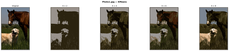
#> input picture ML/K-Means and GMM Image Segmentation/outputs/Photo1.jpg_kmeans_strip.png, 229 x 51 px, shrunk from 3340 x 742 before the run, given as the content of the folder images, which was not available
$ python main.py
#> lines starting #> are read from the running program, lines starting #| are printed output that depends on the picture; pictures that were not available may be replaced by others from this repository, and a replacement may not be noted
### ML/K-Means and GMM Image Segmentation/util.py
import numpy as np
from skimage import io
# Utility functions for image loading, preprocessing, and reconstruction
def load_image(path):
#> called with path = 'images/Photo1.jpg_kmeans_strip.png'
    image = io.imread(path)
#> image is the input picture: shape (51, 229, 4); mean R, G, B, A 159.2, 155.4, 146.8, 255
    image = image[:, :, :3]
#> image: shape (51, 229, 3)
    return image

def preprocess_image(image):

    h, w, c = image.shape #getting height, width and channels of the image
#> h = 51; w = 229; c = 3

    pixels = image.reshape(-1, 3).astype(np.float64)

    # Normalize [0,1]
    pixels /= 255.0

    return pixels, h, w

def reconstruct_image(labels, centroids, h, w):
    #reconstructing segmented image from labels and centroids
    #beacause we need to convert the 1D labels back to the original image shape and assign the corresponding centroid color to each pixel

    segmented = centroids[labels]

    segmented = segmented.reshape(h, w, 3)

    # Convert back from [0,1] to [0,255]
    segmented = segmented * 255.0

    segmented = np.clip(segmented, 0, 255)

    return segmented.astype(np.uint8)

### ML/K-Means and GMM Image Segmentation/kmeans.py
import numpy as np

class KMeans:
    def __init__(self, K=3, max_iters=100):
        self.K = K#number of clusters
        self.max_iters = max_iters
    #inilizing function for kmeans
    def initialize_centroids(self, X):
        indices = np.random.choice(X.shape[0], self.K, replace=False)
        return X[indices]
    #assigning clusters for kmeans
    def assign_clusters(self, X, centroids):
        distances = np.linalg.norm(
            X[:, np.newaxis] - centroids,
            axis=2
        )

        return np.argmin(distances, axis=1)
    #updating centroids for kmeans
    def update_centroids(self, X, labels):
        centroids = np.array([
            X[labels == k].mean(axis=0)
            for k in range(self.K)
        ])

        return centroids
    #fitting function
    def fit(self, X):
        centroids = self.initialize_centroids(X)

        for _ in range(self.max_iters):
            labels = self.assign_clusters(X, centroids)

            new_centroids = self.update_centroids(X, labels)

            if np.allclose(centroids, new_centroids):
                break

            centroids = new_centroids

        self.centroids = centroids
        self.labels = labels

        return labels, centroids

### ML/K-Means and GMM Image Segmentation/gmm.py
import numpy as np

class GMM:
    def __init__(self, K=3, max_iters=50):
        self.K = K
        self.max_iters = max_iters

    def initialize(self, X):#inilizing function for gmm
        N, D = X.shape

        indices = np.random.choice(N, self.K, replace=False)

        self.means = X[indices]

        self.covariances = np.array([
            np.eye(D) for _ in range(self.K)
        ])

        self.weights = np.ones(self.K) / self.K

    def gaussian(self, X, mean, covariance):#computing gaussian distribution for gmm

        D = X.shape[1]

        # Stabilize covariance matrix
        covariance += 1e-6 * np.eye(D)

        cov_inv = np.linalg.inv(covariance)

        cov_det = np.linalg.det(covariance)

        # Prevent invalid determinant to prevent divide-by-zero,
        # Bfore it resulted in black images due to NaN values in responsibilities
        if cov_det <= 0:
            cov_det = 1e-6

        norm_const = 1.0 / np.sqrt(
            ((2 * np.pi) ** D) * cov_det
        )

        diff = X - mean

        exponent = np.einsum(
            'ij,jk,ik->i',
            diff,
            cov_inv,
            diff
        )

        return norm_const * np.exp(-0.5 * exponent)

    def expectation(self, X):#computing responsibilities for gmm, which represents the probability of each data point belonging to each cluster

        N = X.shape[0]

        responsibilities = np.zeros((N, self.K))

        for k in range(self.K):

            responsibilities[:, k] = (
                self.weights[k] *
                self.gaussian(
                    X,
                    self.means[k],
                    self.covariances[k]
                )
            )

        row_sums = responsibilities.sum(
            axis=1,
            keepdims=True
        )

        row_sums[row_sums == 0] = 1e-10

        responsibilities /= row_sums

        return responsibilities

    def maximization(self, X, responsibilities):#updating parameters (weights, means, covariances) based on the computed responsibilities to maximize the likelihood of the data under the model

        N, D = X.shape

        Nk = responsibilities.sum(axis=0)

        # Prevent divide-by-zero
        Nk[Nk == 0] = 1e-10

        self.weights = Nk / N

        self.means = (
            responsibilities.T @ X
        ) / Nk[:, np.newaxis]

        self.covariances = []

        for k in range(self.K):#updating covariance matrices for each cluster based on the responsibilities and the difference between data points

            diff = X - self.means[k]

            cov = (
                responsibilities[:, k][:, np.newaxis]
                * diff
            ).T @ diff

            cov /= Nk[k]

            # Stabilizing covariance
            cov += 1e-5 * np.eye(D)

            self.covariances.append(cov)

        self.covariances = np.array(self.covariances)

    def fit(self, X):

        self.initialize(X)

        for _ in range(self.max_iters):

            responsibilities = self.expectation(X)

            self.maximization(X, responsibilities)

        labels = np.argmax(
            responsibilities,
            axis=1
        )

        return labels, self.means

### ML/K-Means and GMM Image Segmentation/main.py
import os
import matplotlib.pyplot as plt

from util import *
from kmeans import KMeans
from gmm import GMM

IMAGE_FOLDER = "images"
K_VALUES = [2, 4, 6, 8]#my chosen K values for image segmentation
#main function for image segmentation using kmeans and gmm
images = os.listdir(IMAGE_FOLDER)

for image_name in images:

    path = os.path.join(IMAGE_FOLDER, image_name)
    image = load_image(path)
    X, h, w = preprocess_image(image)
#> h = 51; w = 229

    # kmeans strip
    fig, axes = plt.subplots(1, len(K_VALUES) + 1, figsize=(5 * (len(K_VALUES) + 1), 5))
    fig.suptitle(f"{image_name} — KMeans", fontsize=14, fontweight="bold")

    axes[0].imshow(image)#adding original image to the strip for kmeans
    axes[0].set_title("Original", fontsize=12)
    axes[0].axis("off")

    for ax, K in zip(axes[1:], K_VALUES):
        kmeans = KMeans(K=K)
        labels, centroids = kmeans.fit(X)
        segmented = reconstruct_image(labels, centroids, h, w)

        ax.imshow(segmented)
        ax.set_title(f"K = {K}", fontsize=12)
        ax.axis("off")
#> this loop made 4 passes
#> pass 1, in reconstruct_image, `segmented = segmented.reshape(h, w, 3)`:
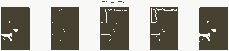
#> segmented: shape (51, 229, 3) float64; mean of channels 0, 1, 2 0.624, 0.609, 0.576; drawn as R, G, B
#> pass 2, in reconstruct_image (call 2), `segmented = segmented.reshape(h, w, 3)`:
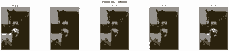
#> segmented: shape (51, 229, 3) float64; mean of channels 0, 1, 2 0.624, 0.609, 0.576; drawn as R, G, B

    plt.tight_layout()
    plt.savefig(f"outputs/{image_name}_kmeans_strip.png", dpi=150, bbox_inches="tight")
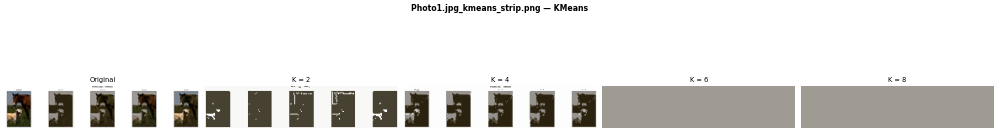
#> figure drawn by matplotlib, 5 panels
    plt.close()

    # GMM strip
    fig, axes = plt.subplots(1, len(K_VALUES) + 1, figsize=(5 * (len(K_VALUES) + 1), 5))
    fig.suptitle(f"{image_name} — GMM", fontsize=14, fontweight="bold")

    axes[0].imshow(image)#adding original image to the strip for gmm
    axes[0].set_title("Original", fontsize=12)
    axes[0].axis("off")

    for ax, K in zip(axes[1:], K_VALUES):
        gmm = GMM(K=K)
        labels, means = gmm.fit(X)
        segmented = reconstruct_image(labels, means, h, w)

        ax.imshow(segmented)
        ax.set_title(f"K = {K}", fontsize=12)
        ax.axis("off")
#> this loop made 4 passes
#> pass 1, in reconstruct_image (call 5), `segmented = segmented.reshape(h, w, 3)`:
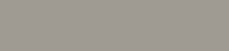
#> segmented: shape (51, 229, 3) float64; mean of channels 0, 1, 2 0.624, 0.609, 0.576; drawn as R, G, B
#> pass 2, in reconstruct_image (call 6), `segmented = segmented.reshape(h, w, 3)`:
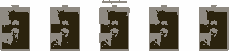
#> segmented: shape (51, 229, 3) float64; mean of channels 0, 1, 2 0.623, 0.608, 0.574; drawn as R, G, B

    plt.tight_layout()
    plt.savefig(f"outputs/{image_name}_gmm_strip.png", dpi=150, bbox_inches="tight")
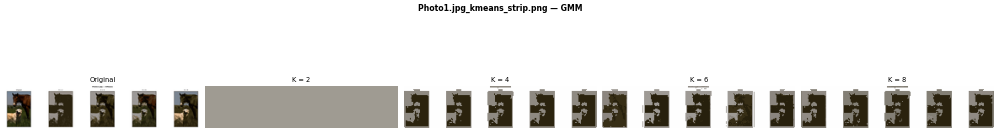
#> figure drawn by matplotlib, 5 panels
    plt.close()
